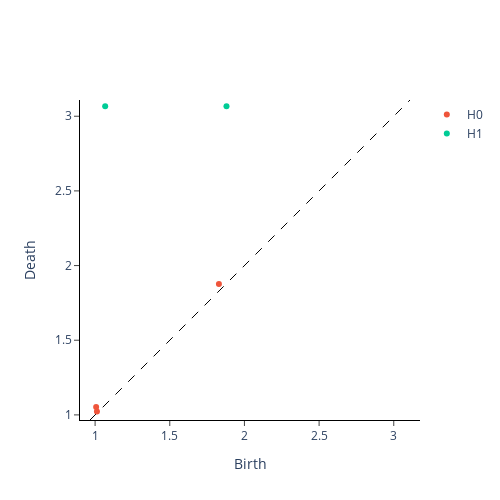

Write notebook code for a chart like this one.
### Code cell
from gtda.diagrams import Scaler 
scaler = Scaler() 
im8_scaled = scaler.fit_transform(im8_cubical) 
scaler.plot(im8_scaled)

### Figure 1 — Plotly figure (JSON) as saved in the notebook; plotly's stock layout.template omitted (floating-point values rounded to 4 significant figures)
{"data": [{"hoverinfo": "none", "line": {"color": "black", "dash": "dash", "width": 1}, "mode": "lines", "showlegend": false, "type": "scatter", "x": [0.9658, 3.109], "y": [0.9658, 3.109]}, {"hoverinfo": "text", "hovertext": ["(1.8291231228288487, 1.877080513459859)", "(1.0070564557959785, 1.052739414927667)", "(1.012234158078341, 1.0225109104655008)"], "mode": "markers", "name": "H0", "type": "scatter", "x": [1.829, 1.007, 1.012], "y": [1.877, 1.053, 1.023]}, {"hoverinfo": "text", "hovertext": ["(1.0675327313965022, 3.0675327313965024)", "(1.8798634364312043, 3.0675327313965024)"], "mode": "markers", "name": "H1", "type": "scatter", "x": [1.068, 1.88], "y": [3.068, 3.068]}], "layout": {"height": 500, "plot_bgcolor": "white", "width": 500, "xaxis": {"autorange": false, "exponentformat": "e", "linecolor": "black", "linewidth": 1, "mirror": false, "range": [0.9658, 3.109], "showexponent": "all", "showline": true, "side": "bottom", "ticks": "outside", "title": {"text": "Birth"}, "type": "linear", "zeroline": true}, "yaxis": {"autorange": false, "exponentformat": "e", "linecolor": "black", "linewidth": 1, "mirror": false, "range": [0.9658, 3.109], "scaleanchor": "x", "scaleratio": 1, "showexponent": "all", "showline": true, "side": "left", "ticks": "outside", "title": {"text": "Death"}, "type": "linear", "zeroline": true}}}
